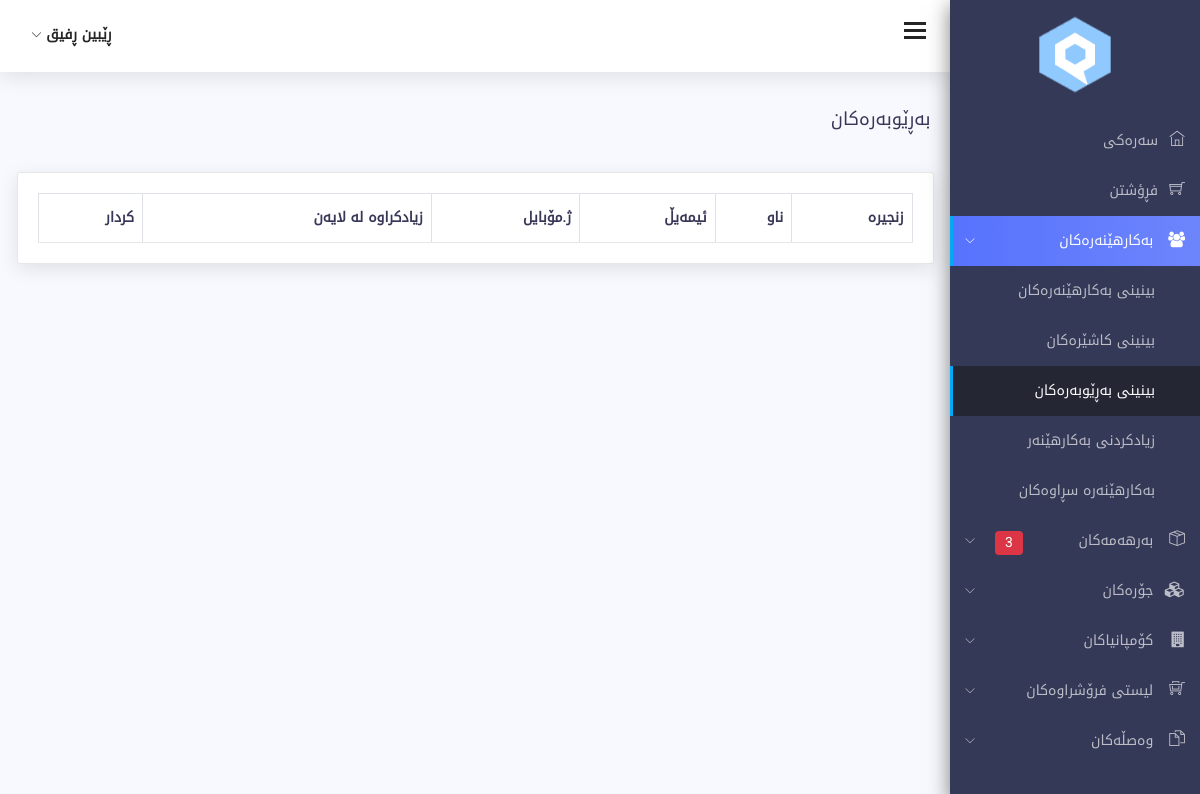
Before: /admins.php (signed in) with the older database file.
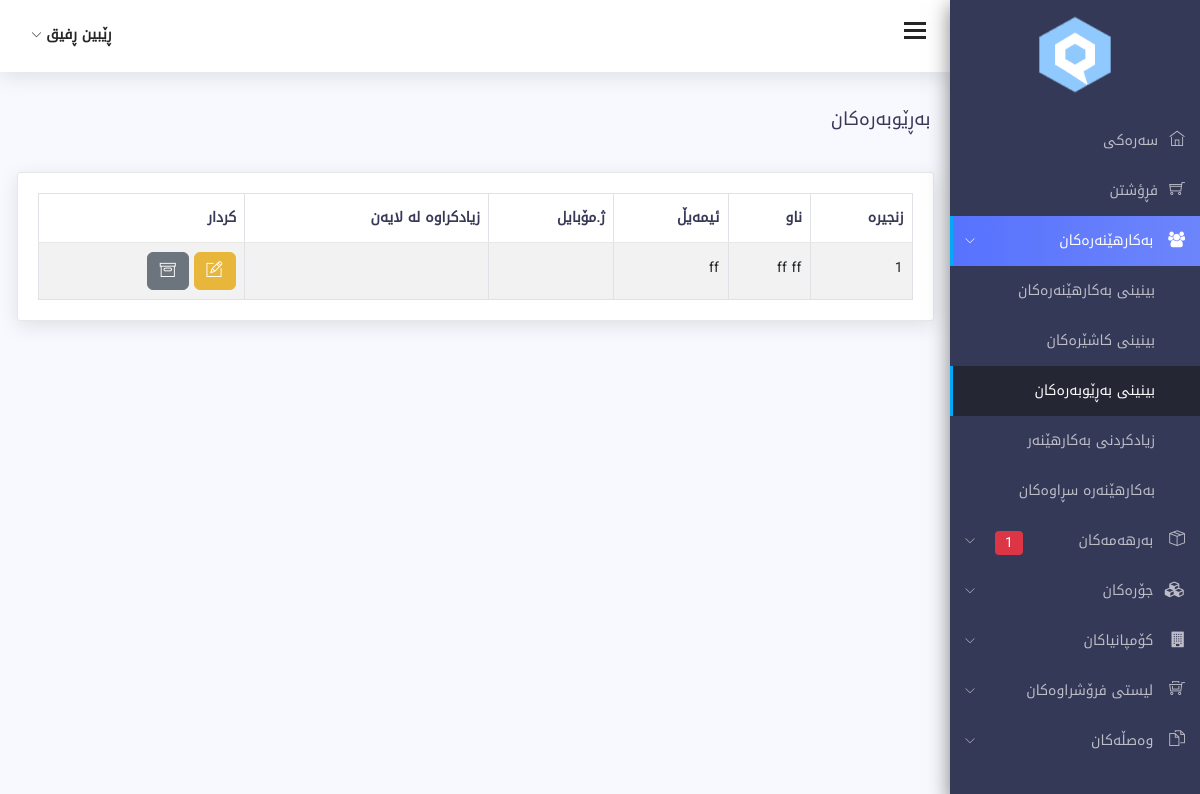
After: the same page with the newer database file.
### tables this page shows
CREATE TABLE `users` (
  `id` int(11) NOT NULL,
  `first_name` varchar(255) NOT NULL,
  `last_name` varchar(255) NOT NULL,
  `email` varchar(255) NOT NULL,
  `password` varchar(255) NOT NULL,
  `role` int(11) NOT NULL DEFAULT 2 COMMENT '1 super admin\r\n2 admin\r\n3 cashier',
  `phone` varchar(255) NOT NULL,
  `recycle` int(11) DEFAULT 0,
  `addedby` varchar(255) NOT NULL,
  `image` varchar(255) NOT NULL,
  `type_image` varchar(255) NOT NULL,
  `tmp_image` varchar(255) NOT NULL,
  `size_image` varchar(255) NOT NULL,
  `created_at` datetime NOT NULL,
  `updated_at` datetime NOT NULL
);

### class/database.php (called while the page is built, shortened)
<?php
class Database{
public $connection;
public function open_db_connection(){
    $this->connection=new mysqli(DB_HOST,DB_USER,DB_PASSWORD,DB_NAME);
}
public function query($sql){
    $result=$this->connection->query($sql);
    return $result;
}
}
$db = new Database();
?>

### class/product.php (called while the page is built, shortened)
<?php
class Product extends Db_Object{
    protected static $db_table="products";
    public static function count_expire_product(){
        global $db;
        $sql="SELECT COUNT(*) FROM ".static::$db_table." WHERE expire_date <= NOW() AND recycle=0";
        $result=$db->query($sql);
        $row=mysqli_fetch_array($result);
        return array_shift($row);
    }
}
?>

### class/db_object.php (called while the page is built, shortened)
<?php
class Db_Object{
public static function find_all(){
    return static::find_by_query("SELECT * FROM ".static::$db_table." ");
}
public static function find_by_query($sql){
    global $db;
    $result_set=$db->query($sql);
    $the_object_array=array();
    while($row=mysqli_fetch_array($result_set)){
        $the_object_array[]=static::instantation($row);
    }
    return $the_object_array;
}
public static function instantation($the_record){
    $the_object=new $calling_class;
    foreach($the_record as $the_attribute => $value){
        if($the_object->has_the_attribute($the_attribute)){
            $the_object->$the_attribute=$value;
        }
    }
    return $the_object;
}
private function has_the_attribute($the_attribute){
    $the_properties=get_object_vars($this);
    return array_key_exists($the_attribute,$the_properties);
}
}
?>

### admins.php (the view, shortened to what the changed rows need)
<?php include 'includes/header.php'; ?>
<?php include 'includes/sidebar.php'; ?>
<div class="content-wrap">
        <div class="main">
            <div class="container-fluid">
                <div class="row">
                    <div class="col-lg-8 p-r-0 title-margin-right">
                        <div class="page-header">
                            <div class="page-title">
                                <h1>بەڕێوبەرەکان</h1>
                            </div>
                        </div>
                    </div>
                </div>
                <section id="main-content">
                    <div class="row">
                        <div class="col-lg-12">
                            <div class="card">
                                <div class="bootstrap-data-table-panel">
                                    <div class="table-responsive">
                                        <table class="table table-striped table-bordered" id="bootstrap-data-table">
                                            <thead>
                                                <tr>
                                                    <th>زنجیرە</th>
                                                    <th>ناو</th>
                                                    <th>ئیمەیڵ</th>
                                                    <th>ژ.مۆبایل</th>
                                                    <th>زیادکراوە لە لایەن</th>
                                                    <th>کردار</th>
                                                </tr>
                                            </thead>
                                            <tbody>
                                                <?php
                                                $users = User::find_all();
                                                $a=1;
                                                foreach($users as $user){
                                                    if($user->recycle==0 && $user->role==2){
                                                ?>
                                                <tr id="tr_user_<?php echo $user->id; ?>">
                                                    <td><?php echo $a++; ?></td>
                                                    <td><?php echo htmlentities($user->first_name.' '.$user->last_name,ENT_QUOTES,'UTF-8'); ?></td>
                                                    <td><?php echo htmlentities($user->email,ENT_QUOTES,'UTF-8'); ?></td>
                                                    <td><?php echo htmlentities($user->phone,ENT_QUOTES,'UTF-8'); ?></td>
                                                    <td><?php
                                                    ?> </td>
                                                    <td>
                                                        <button type="button" onclick="userUpdate(<?php echo $user->id; ?>)" class="btn btn-warning" title="دەستکاریکردن">
                                                            <span class="ti-pencil-alt"></span>
                                                        </button>
                                                        <button type="button"  class="btn btn-secondary " onclick="userRecycle(<?php echo $user->id; ?>)"
                                                        title="ناردنی بۆ بەشی سڕاوەکان">
                                                            <span class="ti-archive"></span>
                                                        </button>
                                                    </td>
                                                </tr>
                                                <?php } } ?>
                                            </tbody>
                                        </table>
                                    </div>
                                </div>
                            </div>
                        </div>
                    </div>
                </div>
                </div>
                </div>
<?php include('includes/footer.php'); ?>

### includes/sidebar.php (shortened to what the changed rows need)
	<div class="sidebar sidebar-hide-to-small sidebar-shrink sidebar-gestures">
	<div class="nano">
	<div class="nano-content">
	<ul>
	<li><a class="sidebar-sub-toggle"><i class="ti-package"></i> بەرهەمەکان
	<?php
	$product =Product::count_expire_product();
	if($product>0){
		echo '<span class="badge badge-danger">'.$product.'</span>';
	}else{
		echo '';
	}
?>
	<span class="sidebar-collapse-icon ti-angle-down"></span>
	</a>
	</li>
	</ul>
	</div>
	</div>
</div>

Changed rows visible on the page:
added users: first_name+last_name "ff ff", email "ff"
Other visible differences:
$product: "3" → "1"
